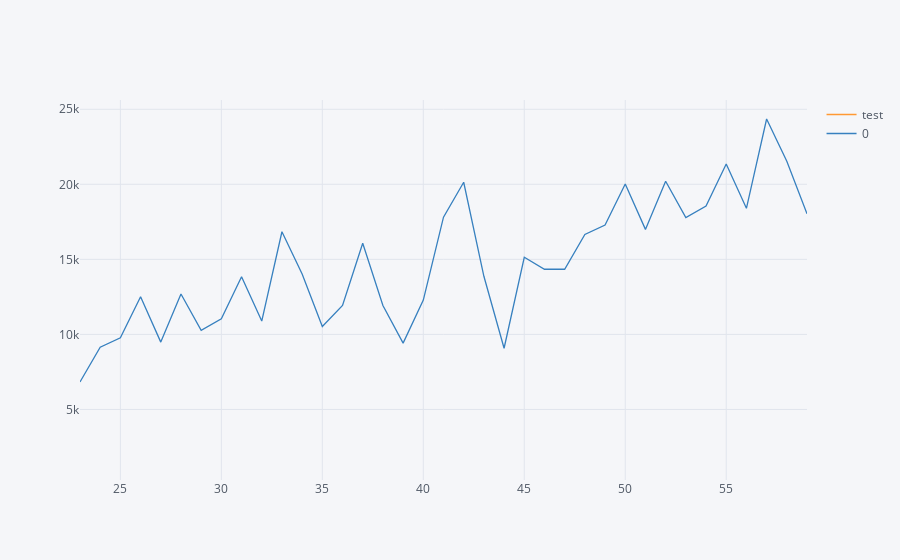

The code cell stored with this chart in its notebook:
### Code cell
#import cufflinks as cf
cf.go_offline()
cf.set_config_file(offline=False, world_readable=True)
pd.concat([test,future_forecast],axis=1).iplot()

### Figure 1 — Plotly figure (JSON) as saved in the notebook; plotly's stock layout.template omitted (floating-point values rounded to 4 significant figures)
{"data": [{"line": {"color": "rgba(255, 153, 51, 1.0)", "dash": "solid", "shape": "linear", "width": 1.3}, "mode": "lines", "name": "test", "text": "", "type": "scatter", "x": ["2021-01-01T00:00:00", "2021-04-01T00:00:00", "2021-07-01T00:00:00", "2021-10-01T00:00:00", "2022-01-01T00:00:00", "2022-04-01T00:00:00", "2022-07-01T00:00:00", "2022-10-01T00:00:00", 23, 24, 25, 26, 27, 28, 29, 30, 31, 32, 33, 34, 35, 36, 37, 38, 39, 40, 41, 42, 43, 44, 45, 46, 47, 48, 49, 50, 51, 52, 53, 54, 55, 56, 57, 58, 59], "y": [4774.0, 10300.0, 12630.0, 6361.0, 1569.0, 7628.0, 6830.0, 11600.0, "", "", "", "", "", "", "", "", "", "", "", "", "", "", "", "", "", "", "", "", "", "", "", "", "", "", "", "", "", "", "", "", "", "", "", "", ""]}, {"line": {"color": "rgba(55, 128, 191, 1.0)", "dash": "solid", "shape": "linear", "width": 1.3}, "mode": "lines", "name": "0", "text": "", "type": "scatter", "x": ["2021-01-01T00:00:00", "2021-04-01T00:00:00", "2021-07-01T00:00:00", "2021-10-01T00:00:00", "2022-01-01T00:00:00", "2022-04-01T00:00:00", "2022-07-01T00:00:00", "2022-10-01T00:00:00", 23, 24, 25, 26, 27, 28, 29, 30, 31, 32, 33, 34, 35, 36, 37, 38, 39, 40, 41, 42, 43, 44, 45, 46, 47, 48, 49, 50, 51, 52, 53, 54, 55, 56, 57, 58, 59], "y": ["", "", "", "", "", "", "", "", 6830.0, 9150.0, 9780.0, 12500.0, 9488.0, 12690.0, 10270.0, 11040.0, 13840.0, 10890.0, 16840.0, 14030.0, 10530.0, 11930.0, 16080.0, 11930.0, 9423.0, 12280.0, 17810.0, 20140.0, 13870.0, 9079.0, 15140.0, 14340.0, 14340.0, 16660.0, 17290.0, 20020.0, 17000.0, 20200.0, 17780.0, 18550.0, 21350.0, 18400.0, 24350.0, 21540.0, 18040.0]}], "layout": {"autosize": true, "legend": {"bgcolor": "#F5F6F9", "font": {"color": "#4D5663"}}, "paper_bgcolor": "#F5F6F9", "plot_bgcolor": "#F5F6F9", "title": {"font": {"color": "#4D5663"}}, "xaxis": {"autorange": true, "gridcolor": "#E1E5ED", "range": [23, 59], "showgrid": true, "tickfont": {"color": "#4D5663"}, "title": {"font": {"color": "#4D5663"}, "text": ""}, "type": "linear", "zerolinecolor": "#E1E5ED"}, "yaxis": {"autorange": true, "gridcolor": "#E1E5ED", "range": [303.0, 25620.0], "showgrid": true, "tickfont": {"color": "#4D5663"}, "title": {"font": {"color": "#4D5663"}, "text": ""}, "type": "linear", "zerolinecolor": "#E1E5ED"}}}
